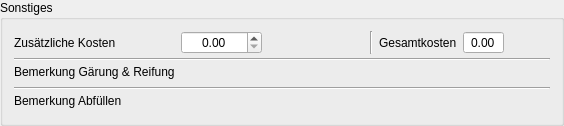
         <widget class="QGroupBox" name="groupBox_3">
          <property name="toolTip">
           <string>&lt;html&gt;&lt;head/&gt;&lt;body&gt;&lt;p&gt;Dieser Bereich des Tab Abfülldaten behandelt die &lt;span style=&quot; font-weight:600;&quot;&gt;Gesamtkosten &lt;/span&gt;des aktuellen Sudes.&lt;/p&gt;&lt;p&gt;Die Geamtkosten setzen sich zusammen aus den &lt;span style=&quot; font-weight:600;&quot;&gt;Sudkosten&lt;/span&gt; (Malz, Hopfen, Hefe, Zusätze, Abfüllung, Marketing) und den im Tab Ausrüstung festgelegten &lt;span style=&quot; font-weight:600;&quot;&gt;Betriebskosten&lt;/span&gt; (Gas, Wasser, Strom, Abschlag Geräte, Miete etc.) im Tab Ausrüstung.&lt;/p&gt;&lt;p&gt;Die Sudkosten können sowohl im Tab Abfülldaten als auch im Tab Braudaten festgelegt werden.&lt;/p&gt;&lt;/body&gt;&lt;/html&gt;</string>
          </property>
          <property name="title">
           <string>Sonstiges</string>
          </property>
          <layout class="QGridLayout" name="gridLayout_2">
           <property name="verticalSpacing">
            <number>4</number>
           </property>
           <item row="0" column="6">
            <widget class="DoubleSpinBoxSud" name="tbKosten">
             <property name="toolTip">
              <string>&lt;html&gt;&lt;head/&gt;&lt;body&gt;&lt;p&gt;Die &lt;span style=&quot; font-weight:600;&quot;&gt;Gesamtkosten pro Liter&lt;/span&gt; ergeben sich aus den Kosten für Malz, Hopfen, Hefe und Zusätze, den sudspezifischen zusätzlichen Kosten und den im Tab Ausrüstung definierten Betriebskosten.&lt;/p&gt;&lt;/body&gt;&lt;/html&gt;</string>
             </property>
             <property name="alignment">
              <set>Qt::AlignmentFlag::AlignCenter</set>
             </property>
             <property name="readOnly">
              <bool>true</bool>
             </property>
             <property name="buttonSymbols">
              <enum>QAbstractSpinBox::ButtonSymbols::NoButtons</enum>
             </property>
             <property name="decimals">
              <number>2</number>
             </property>
             <property name="minimum">
              <double>0.000000000000000</double>
             </property>
             <property name="maximum">
              <double>20.000000000000000</double>
             </property>
             <property name="singleStep">
              <double>1.000000000000000</double>
             </property>
            </widget>
           </item>
           <item row="4" column="0" colspan="8">
            <widget class="WdgBemerkung" name="wdgBemerkungGaerung" native="true">
             <property name="focusPolicy">
              <enum>Qt::FocusPolicy::StrongFocus</enum>
             </property>
            </widget>
           </item>
           <item row="7" column="0" colspan="8">
            <widget class="WdgBemerkung" name="wdgBemerkungAbfuellen" native="true">
             <property name="focusPolicy">
              <enum>Qt::FocusPolicy::StrongFocus</enum>
             </property>
            </widget>
           </item>
           <item row="0" column="2">
            <widget class="QLabel" name="lblNebenkostenEinheit">
             <property name="minimumSize">
              <size>
               <width>40</width>
               <height>0</height>
              </size>
             </property>
            </widget>
           </item>
           <item row="0" column="5">
            <widget class="QLabel" name="lblKosten">
             <property name="text">
              <string>Gesamtkosten</string>
             </property>
            </widget>
           </item>
           <item row="0" column="0">
            <widget class="QLabel" name="lblNebenkosten">
             <property name="text">
              <string>Zusätzliche Kosten</string>
             </property>
            </widget>
           </item>
           <item row="5" column="0" colspan="8">
            <widget class="Line" name="line_14">
             <property name="orientation">
              <enum>Qt::Orientation::Horizontal</enum>
             </property>
            </widget>
           </item>
           <item row="0" column="3">
            <widget class="QLabel" name="lblNebenkostenSpacer">
             <property name="minimumSize">
              <size>
               <width>50</width>
               <height>0</height>
              </size>
             </property>
             <property name="maximumSize">
              <size>
               <width>50</width>
               <height>16777215</height>
              </size>
             </property>
            </widget>
           </item>
           <item row="0" column="4">
            <widget class="Line" name="lineKosten">
             <property name="orientation">
              <enum>Qt::Orientation::Vertical</enum>
             </property>
            </widget>
           </item>
           <item row="3" column="0">
            <widget class="QLabel" name="label">
             <property name="text">
              <string>Bemerkung Gärung &amp; Reifung</string>
             </property>
            </widget>
           </item>
           <item row="0" column="7">
            <widget class="QLabel" name="lblKostenEinheit">
             <property name="minimumSize">
              <size>
               <width>40</width>
               <height>0</height>
              </size>
             </property>
            </widget>
           </item>
           <item row="6" column="0">
            <widget class="QLabel" name="label_5">
             <property name="text">
              <string>Bemerkung Abfüllen</string>
             </property>
            </widget>
           </item>
           <item row="1" column="0">
            <spacer name="horizontalSpacer_8">
             <property name="orientation">
              <enum>Qt::Orientation::Horizontal</enum>
             </property>
             <property name="sizeHint" stdset="0">
              <size>
               <width>40</width>
               <height>0</height>
              </size>
             </property>
            </spacer>
           </item>
           <item row="1" column="5">
            <spacer name="horizontalSpacer_4">
             <property name="orientation">
              <enum>Qt::Orientation::Horizontal</enum>
             </property>
             <property name="sizeHint" stdset="0">
              <size>
               <width>40</width>
               <height>0</height>
              </size>
             </property>
            </spacer>
           </item>
           <item row="2" column="0" colspan="8">
            <widget class="Line" name="lineKosten2">
             <property name="orientation">
              <enum>Qt::Orientation::Horizontal</enum>
             </property>
            </widget>
           </item>
           <item row="0" column="1">
            <widget class="DoubleSpinBoxSud" name="tbNebenkosten">
             <property name="toolTip">
              <string>&lt;html&gt;&lt;head/&gt;&lt;body&gt;&lt;p&gt;Hier können &lt;span style=&quot; font-weight:600;&quot;&gt;sudspezifische zusätzliche Kosten&lt;/span&gt; angegeben werden.&lt;/p&gt;&lt;p&gt;Dies können Kosten sein, die über den Durchschnittswert eines normalen Sudes hinausgehen, etwa höhere Kosten für Malz, Hopfen oder Zusätze, Versandkosten. Aber auch spezfisches Equipment für einen Sud kann hier eingerechnet werden. Die Position &amp;quot;Zusätzliche Kosten&amp;quot; dient dazu neben den im Tab Ausrüstung fixierten Betriebskosten ein realistisches Bild der Braukosten abzubilden. Im Hobbybrauerbereich werden nur Material- und Betriebskosten berechnet, andere Überlegungen buchhalterische Absicht bleiben außen vor – sie wären für den umsorgten Sud unvorteilhaft (und außerdem neben der Spur).&lt;/p&gt;&lt;/body&gt;&lt;/html&gt;</string>
             </property>
             <property name="alignment">
              <set>Qt::AlignmentFlag::AlignCenter</set>
             </property>
             <property name="showGroupSeparator" stdset="0">
              <bool>true</bool>
             </property>
             <property name="decimals">
              <number>2</number>
             </property>
             <property name="minimum">
              <double>0.000000000000000</double>
             </property>
             <property name="maximum">
              <double>99999.000000000000000</double>
             </property>
             <property name="singleStep">
              <double>0.010000000000000</double>
             </property>
            </widget>
           </item>
          </layout>
         </widget>
